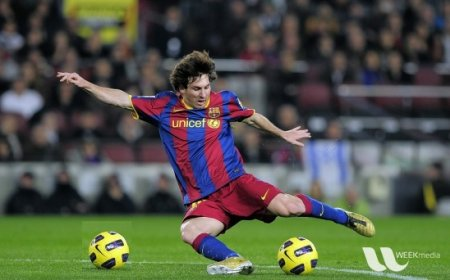
#> input picture CV 1.3/messi.jpg, 450 x 280 px
$ python affine_transformation.py
#> lines starting #> are read from the running program, lines starting #| are printed output that depends on the picture
import cv2 as cv
import numpy as np
import matplotlib.pyplot as plt

img = cv.imread('messi.jpg')
#> img is the input picture: shape (280, 450, 3); mean B, G, R 72.3, 85.8, 82.3
assert img is not None, "file could not be read, check with os.path.exists()"
rows,cols,ch = img.shape
#> rows = 280; cols = 450; ch = 3

pts1 = np.float32([[50,50],[200,50],[50,200]])
pts2 = np.float32([[10,100],[200,50],[100,250]])

M = cv.getAffineTransform(pts1,pts2)

dst = cv.warpAffine(img, M, (cols,rows))
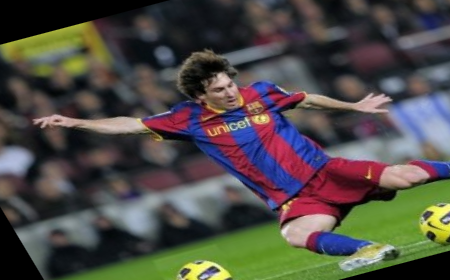
#> dst: shape (280, 450, 3); mean B, G, R 70.3, 75.2, 78.1

plt.subplot(121),plt.imshow(img),plt.title('Input image')
plt.subplot(122),plt.imshow(dst),plt.title('Output image')
plt.show()
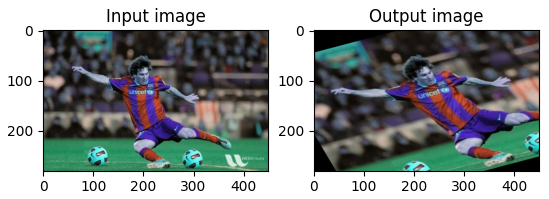
#> figure drawn by matplotlib, 2 panels; B, G, R data is drawn as R, G, B

$ run again, with CV 1.3/carro.jpg copied over CV 1.3/messi.jpg
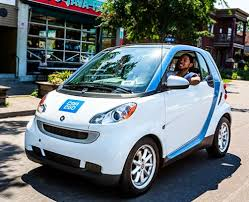
#> input picture CV 1.3/carro.jpg, 249 x 202 px
#> img is the input picture: shape (202, 249, 3); mean B, G, R 114.6, 111.4, 101.8
#> `dst = cv.warpAffine(img, M, (cols,rows))`:
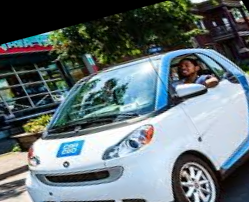
#> dst: shape (202, 249, 3); mean B, G, R 117.1, 113.6, 100.6
#> `plt.show()`:
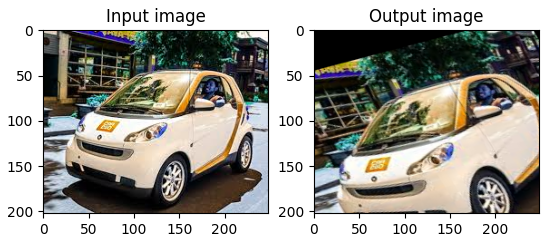
#> figure drawn by matplotlib, 2 panels; B, G, R data is drawn as R, G, B
